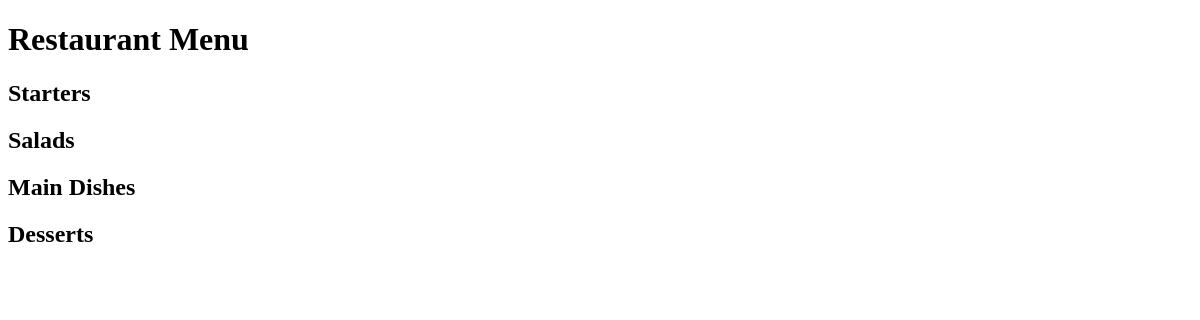
The app's page /, older data.
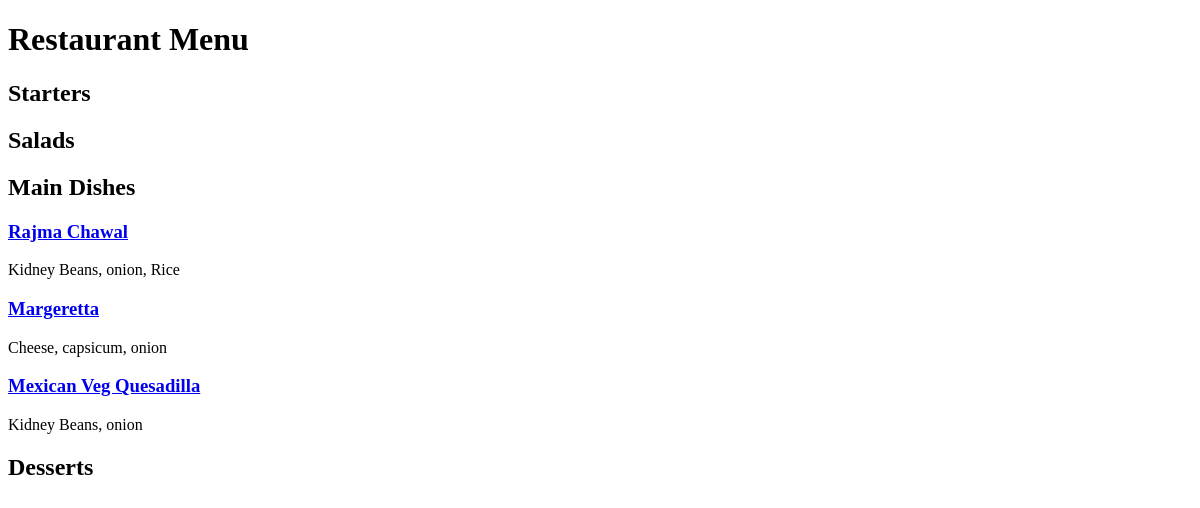
The same page, newer data.
### restaurant_menu/models.py (models this page shows, shortened)
class Item(models.Model):
    meal = models.CharField(max_length=100, unique=True)
    description = models.CharField(max_length=200)
    price = models.DecimalField(max_digits=10, decimal_places=2)
    meal_type = models.CharField(choices=MEAL_TYPE, max_length=200)
    author = models.ForeignKey(User, on_delete=models.PROTECT)
    status = models.IntegerField(choices=STATUS, default=1)
    date_created = models.DateTimeField(auto_now_add=True)
    date_updated = models.DateTimeField(auto_now=True)

### restaurant_menu/views.py (the view)
# urls.py: path('', MenuList.as_view(), name='home'),
class MenuList(generic.ListView):
    queryset = Item.objects.order_by("-date_created")
    template_name = "index.html"
    def get_context_data(self, **kwargs):
        context = super().get_context_data(**kwargs)
        context["meals"] = MEAL_TYPE
        return context

### restaurant_menu/templates/index.html (shortened to what this page needs)
<!DOCTYPE html>
<html lang="en">
<head>
</head>
<body>
    <h1>Restaurant Menu</h1>
    {% for meal in meals %}
    <h2>{{ meal.1 }}</h2>
        {% for row in item_list %}
            {% if row.meal_type == meal.0 %}
            {% if row.status == 0 %}
                <a href = "{% url 'menu_item' row.pk %}" ><h3><del>{{ row.meal }}</del></h3></a>
                <p>{{ row.description }}</p>
            {% else %}
                 <a href = "{% url 'menu_item' row.pk %}" ><h3>{{ row.meal }}</h3></a>
                <p>{{ row.description }}</p>
            {% endif %}
            {% endif %}
        {% endfor %}
    {% endfor %}
</body>
</html>

Row changes from the older to the newer data that the page shows:
added Item: meal "Rajma Chawal", description "Kidney Beans, onion, Rice"
added Item: meal "Margeretta", description "Cheese, capsicum, onion"
added Item: meal "Mexican Veg Quesadilla", description "Kidney Beans, onion"
